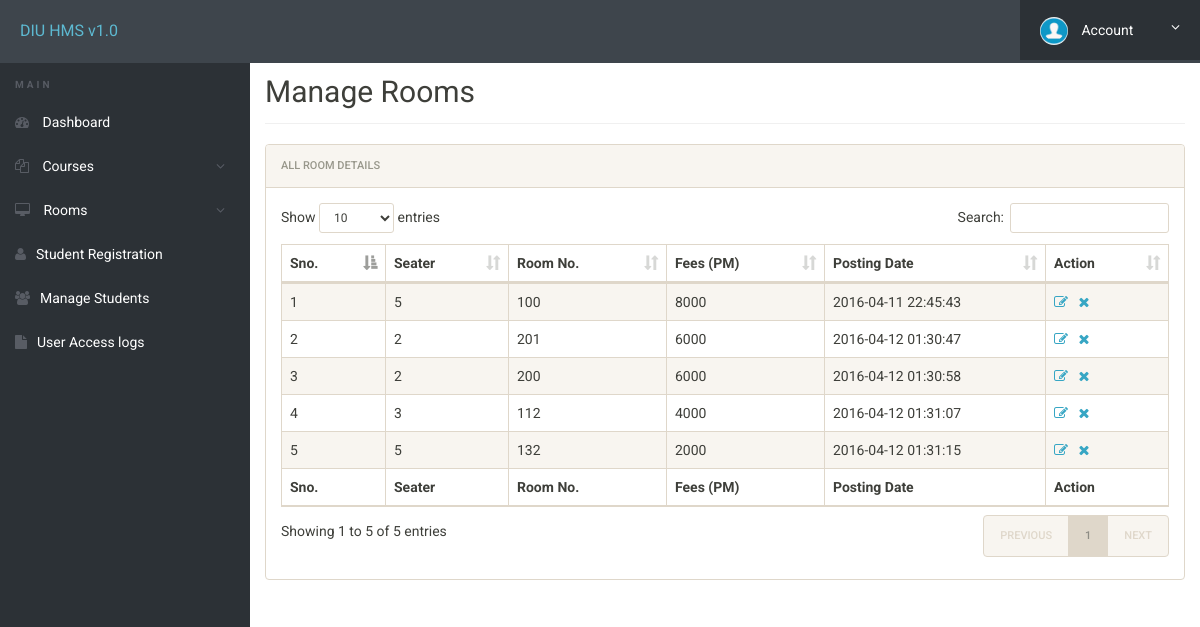
The page /admin/manage-rooms.php (signed in) on the database as committed earlier.
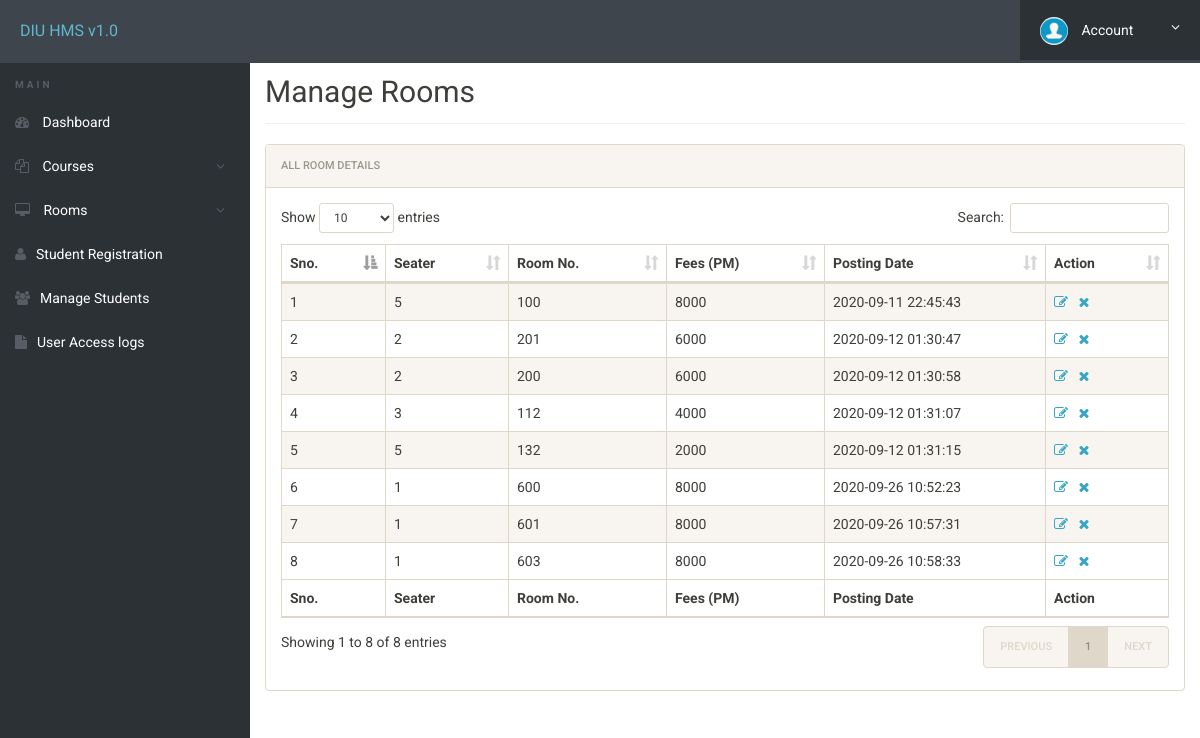
The same page on the database as committed later.
### tables this page shows
CREATE TABLE `rooms` (
  `id` int(11) NOT NULL,
  `seater` int(11) NOT NULL,
  `room_no` int(11) NOT NULL,
  `fees` int(11) NOT NULL,
  `posting_date` timestamp NOT NULL DEFAULT current_timestamp()
);

### admin/manage-rooms.php (the view, shortened to what this page needs)
<?php
include('includes/config.php');
?>
<!doctype html>
<html lang="en" class="no-js">
<head>
	<link rel="stylesheet" href="css/font-awesome.min.css">
	<link rel="stylesheet" href="css/bootstrap.min.css">
	<link rel="stylesheet" href="css/dataTables.bootstrap.min.css">
	<link rel="stylesheet" href="css/bootstrap-social.css">
	<link rel="stylesheet" href="css/bootstrap-select.css">
	<link rel="stylesheet" href="css/fileinput.min.css">
	<link rel="stylesheet" href="css/awesome-bootstrap-checkbox.css">
	<link rel="stylesheet" href="css/style.css">
</head>
<body>
	<?php include('includes/header.php');?>
	<div class="ts-main-content">
			<?php include('includes/sidebar.php');?>
		<div class="content-wrapper">
			<div class="container-fluid">
				<div class="row">
					<div class="col-md-12">
						<h2 class="page-title">Manage Rooms</h2>
						<div class="panel panel-default">
							<div class="panel-heading">All Room Details</div>
							<div class="panel-body">
								<table id="zctb" class="display table table-striped table-bordered table-hover" cellspacing="0" width="100%">
									<thead>
										<tr>
											<th>Sno.</th>
											<th>Seater</th>
											<th>Room No.</th>
											<th>Fees (PM) </th>
											<th>Posting Date  </th>
											<th>Action</th>
										</tr>
									</thead>
									<tfoot>
										<tr>
											<th>Sno.</th>
											<th>Seater</th>
											<th>Room No.</th>
											<th>Fees (PM) </th>
											<th>Posting Date  </th>
											<th>Action</th>
										</tr>
									</tfoot>
									<tbody>
<?php
$ret="select * from rooms";
$stmt= $mysqli->prepare($ret) ;
$stmt->execute() ;
$res=$stmt->get_result();
$cnt=1;
while($row=$res->fetch_object())
	  {
	  	?>
<tr><td><?php echo $cnt;;?></td>
<td><?php echo $row->seater;?></td>
<td><?php echo $row->room_no;?></td>
<td><?php echo $row->fees;?></td>
<td><?php echo $row->posting_date;?></td>
<td><a href="edit-room.php?id=<?php echo $row->id;?>"><i class="fa fa-edit"></i></a>&nbsp;&nbsp;
<a href="manage-rooms.php?del=<?php echo $row->id;?>" onclick="return confirm("Do you want to delete");"><i class="fa fa-close"></i></a></td>
										</tr>
									<?php
$cnt=$cnt+1;
									 } ?>
									</tbody>
								</table>
							</div>
						</div>
					</div>
				</div>
			</div>
		</div>
	</div>
</body>
</html>

### admin/includes/header.php (shortened to what this page needs)
<div class="brand clearfix">
		<a href="index.html" class="logo" style="font-size:16px;">DIU HMS v1.0</a>
		<ul class="ts-profile-nav">
			<li class="ts-account">
				<a href="#"><img src="img/ts-avatar.jpg" class="ts-avatar hidden-side" alt=""> Account <i class="fa fa-angle-down hidden-side"></i></a>
			</li>
		</ul>
	</div>

### admin/includes/sidebar.php (shortened to what this page needs)
<nav class="ts-sidebar">
			<ul class="ts-sidebar-menu">
				<li class="ts-label">Main</li>
				<li><a href="dashboard.php"><i class="fa fa-dashboard"></i> Dashboard</a></li>
					<li><a href="#"><i class="fa fa-files-o"></i> Courses</a>
				</li>
					<li><a href="#"><i class="fa fa-desktop"></i> Rooms</a>
				</li>
				<li><a href="registration.php"><i class="fa fa-user"></i>Student Registration</a></li>
				<li><a href="manage-students.php"><i class="fa fa-users"></i>Manage Students</a></li>
				<li><a href="access-log.php"><i class="fa fa-file"></i>User Access logs</a></li>
		</nav>

### admin/css/style.css (style rules this page uses)
html { font-size: 14px; }
@media only screen and (min-width: 480px) { html { font-size: 17px; } }
@media only screen and (min-width: 768px) { html { font-size: 14px; } }
body { font-size: 1em; }
a { color: #37a6c4; }
.panel { overflow: hidden; }
ul, li { margin: 0; padding: 0; list-style: none; }
.page-title { padding-bottom: 15px; margin-top: 50px; margin-bottom: 20px; border-bottom: 1px solid #f0f0f0; }
.brand { background: #3e454c; position: relative; z-index: 3; position: fixed; width: 100%; top: 0; }
.brand .logo { box-sizing: border-box; padding: 20px; float: left; display: block; width: 200px; }
@media only screen and (min-width: 992px) { .brand .logo { width: 250px; } }
.brand .ts-profile-nav { float: right; display: none; }
.brand .ts-profile-nav li { float: left; position: relative; }
.brand .ts-profile-nav li a { display: block; padding: 20px; color: #fff; }
.brand .ts-profile-nav .ts-account .fa-angle-down { float: right; }
.brand .ts-profile-nav .ts-account > a { width: 180px; background: #2c3136; }
.brand .ts-profile-nav .ts-account .ts-avatar { border-radius: 50%; height: 28px; margin: -10px 0; margin-right: 10px; }
@media only screen and (min-width: 992px) { .brand .ts-profile-nav { display: block; } }
.ts-sidebar { background: #2c3136; max-height: 0; transition: max-height 0.3s; overflow: hidden; position: fixed; z-index: 2; width: 100%; bottom: 0; top: 60px; overflow-y: auto; }
@media only screen and (min-width: 992px) { .ts-sidebar { max-height: 100%; bottom: 0; } }
.ts-sidebar-menu .ts-label { color: #585c64; font-weight: bold; padding: 8px 15px; text-transform: uppercase; font-size: 10px; letter-spacing: 3px; margin-top: 10px; }
.ts-sidebar-menu a { display: block; text-decoration: none; padding: 12px 15px; color: #fff; }
.ts-sidebar-menu li { position: relative; }
.ts-sidebar-menu li i { color: #585c64; margin-right: 10px; }
.ts-main-content .content-wrapper { padding-top: 15px; margin-top: 10px; }
@media only screen and (min-width: 992px) { .ts-main-content .ts-sidebar { width: 250px; float: left; } }
@media only screen and (min-width: 992px) { .ts-main-content .content-wrapper { margin-left: 250px; } }

Rows that differ between the two databases and show on the page:
changed rooms (number 1 of 8 on the later page): posting_date "2016-04-11 22:45:43" → "2020-09-11 22:45:43"
changed rooms (number 2 of 8 on the later page): posting_date "2016-04-12 01:30:47" → "2020-09-12 01:30:47"
changed rooms (number 3 of 8 on the later page): posting_date "2016-04-12 01:30:58" → "2020-09-12 01:30:58"
changed rooms (number 4 of 8 on the later page): posting_date "2016-04-12 01:31:07" → "2020-09-12 01:31:07"
changed rooms (number 5 of 8 on the later page): posting_date "2016-04-12 01:31:15" → "2020-09-12 01:31:15"
added rooms: seater "1", room_no "600", fees "8000", posting_date "2020-09-26 10:52:23"
added rooms: seater "1", room_no "601", fees "8000", posting_date "2020-09-26 10:57:31"
added rooms: seater "1", room_no "603", fees "8000", posting_date "2020-09-26 10:58:33"
Other text that changed with them:
text written by a page script: "Show entries Search: Showing 1 to 5 of 5 entries PREVIOUS 1 NEXT" → "Show entries Search: Showing 1 to 8 of 8 entries PREVIOUS 1 NEXT"
